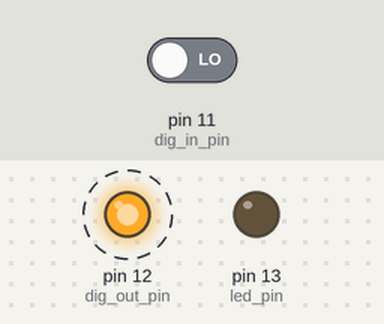
Simulated run of this sketch. Board: Arduino Uno, built with avr-gcc and run on an emulated ATmega328P. On the bench: output pins drawn as LEDs (lit = HIGH). Dashed ring = blinking. The test bench sets the inputs (shaded band); at power-on: pin 11 (dig_in_pin) LOW.

Above: at 2.8 s.
2.9 s: pin 11 (dig_in_pin) driven HIGH
At 4.8 s:
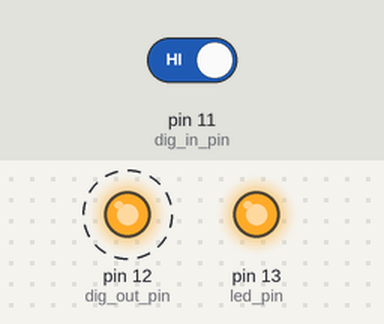
7.0 s: pin 11 (dig_in_pin) driven LOW
At 7.6 s:
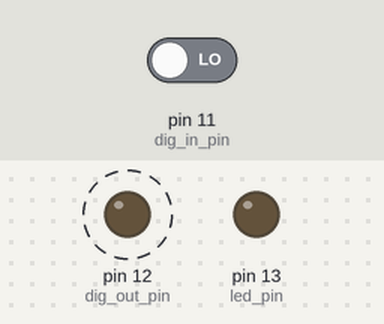
Timing chart, 0 to 17.1 s (numbered marks = the images above; inputs shaded):
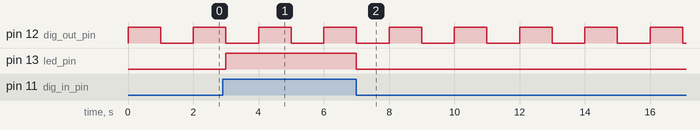

The sketch:

digital_input_arduino.ino
```cpp
// (licence header left out)
int const led_pin = 13;
int const dig_out_pin = 12;
int const dig_in_pin = 11;

void setup() {
  pinMode(led_pin, OUTPUT);
  pinMode(dig_out_pin, OUTPUT);
  pinMode(dig_in_pin, INPUT);
}

// status flag indicating the value of the next out value
boolean next_out_value_is_high = true;

void loop() {
  // set digital output pin
  if(next_out_value_is_high) {
    digitalWrite(dig_out_pin, HIGH);
  } else {
    digitalWrite(dig_out_pin, LOW);
  }
  // update the status flag
  next_out_value_is_high = !next_out_value_is_high;
  // read back from digital input
  int dig_out_pin_value = digitalRead(dig_in_pin);
  // write the value to the led
  digitalWrite(led_pin, dig_out_pin_value);
  // wait a little (1 s)
  delay(1000);
}
```

Measured:
- after the input at 2.9 s, pin 13 (led_pin): LOW → HIGH after 0.10 s
- after the input at 7.0 s, pin 13 (led_pin): HIGH → LOW at once
- by itself, pin 12 (dig_out_pin): alternates HIGH for 1.0 s and LOW for 1.0 s
